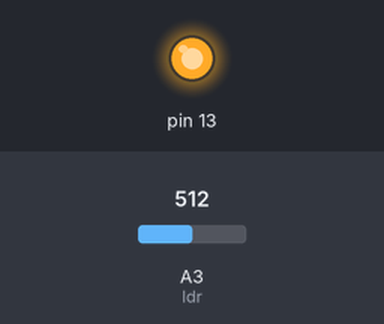
The sketch below on a simulated Arduino Uno, built with avr-gcc and run on an emulated ATmega328P. On the bench: output pins drawn as LEDs (lit = HIGH). The inputs (shaded band) are chosen by the test bench; at power-on: A3 (ldr) = 512. What the sketch prints to the serial monitor is not drawn.

Above: at 1.2 s.
1.3 s: A3 (ldr) set to 11
4.3 s: A3 (ldr) set to 8
Timing chart, 0 to 7.3 s (numbered marks = the images above; inputs shaded):
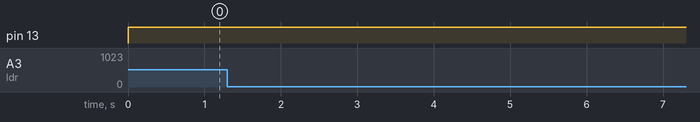

Measured:
- after the input at 1.3 s, every drawn part: stays the same
- after the input at 4.3 s, every drawn part: stays the same

The sketch:

ldr.ino
```cpp
int ldr = A3;//Atribui A0 a variável ldr
int valorldr = 0;//Declara a variável valorldr como inteiro

void setup() {
  pinMode(ldr, INPUT);//Define ldr (pino analógico A0) como saída
  pinMode(13, OUTPUT);
  Serial.begin(9600);//Inicialização da comunicação serial, com taxa de transferência em bits por segundo de 9600
}
void loop() {
  valorldr = analogRead(ldr);//Lê o valor do sensor ldr e armazena na variável valorldr
  if (valorldr > 400) {
    digitalWrite(13, HIGH);
  }
  Serial.print("Valor lido pelo LDR = ");//Imprime na serial a mensagem Valor lido pelo LDR
  Serial.println(valorldr);//Imprime na serial os dados de valorldr
}
```
